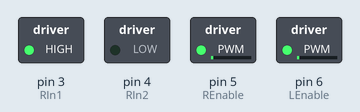
Simulated run of this sketch. Board: Arduino Uno, built with avr-gcc and run on an emulated ATmega328P. On the bench: switched loads named in the sketch (green lamp = pin HIGH). Pins used as bus, display or sensor lines are not drawn.

Above: at 0.15 s.
At 2.85 s:
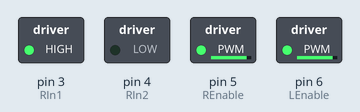
At 9.16 s:
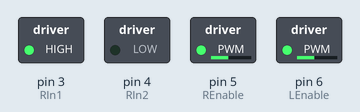
At 18.48 s:
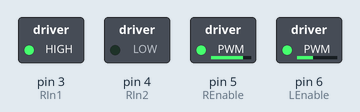
At 29.0 s:
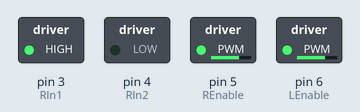
At 39.82 s:
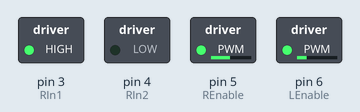
Timing chart, 0 to 40.0 s (numbered marks = the images above):
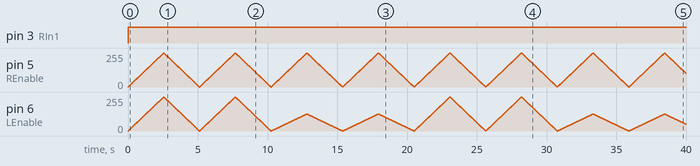

The sketch:

MotorDriverTest.ino
```cpp
int REnable = 5;
int LEnable = 6;

int RIn1 = 3;
int RIn2 = 4;
int LIn3 = 8;
int LIn4 = 7;

bool forward = true;

void setup() {
  pinMode(REnable, OUTPUT);
  pinMode(LEnable, OUTPUT);
  pinMode(RIn1, OUTPUT);
  pinMode(RIn2, OUTPUT);
  pinMode(LIn3, OUTPUT);
  pinMode(LIn4, OUTPUT);
}

void loop() {
  digitalWrite(RIn1, forward);
  digitalWrite(LIn3, forward);
  digitalWrite(RIn2, !forward);
  digitalWrite(LIn4, !forward);
  //go forward and backwards with both wheels
  for(int k = 0; k < 2; k++){
     //increase the speeds
    for(int j = 0; j <= 255; j++){
      analogWrite(REnable, j);
      analogWrite(LEnable, j);
      delay(10);
    }
    //decrease the speeds
    for(int j = 255; j >= 0; j--){
      analogWrite(REnable, j);
      analogWrite(LEnable, j);
      delay(10);
    }
    //go backwards
    forward = !forward;
  }

  //do the same thing but now have left wheel increase/decrease speed at half the rate and in the opposite direction
    digitalWrite(RIn1, forward);
    digitalWrite(LIn3, !forward);
    digitalWrite(RIn2, !forward);
    digitalWrite(LIn4, forward);
 for(int k = 0; k < 2; k++){
     //increase the speeds
    for(int j = 0; j <= 255; j++){
      analogWrite(REnable, j);
      analogWrite(LEnable, j/2);
      delay(10);
    }
    //decrease the speeds
    for(int j = 255; j >= 0; j--){
      analogWrite(REnable, j);
      analogWrite(LEnable, j/2);
      delay(10);
    }
    //go backwards
    forward = !forward;
  }
}
```

Measured:
- by itself, pin 3 (RIn1): LOW → HIGH at 0.00 s
